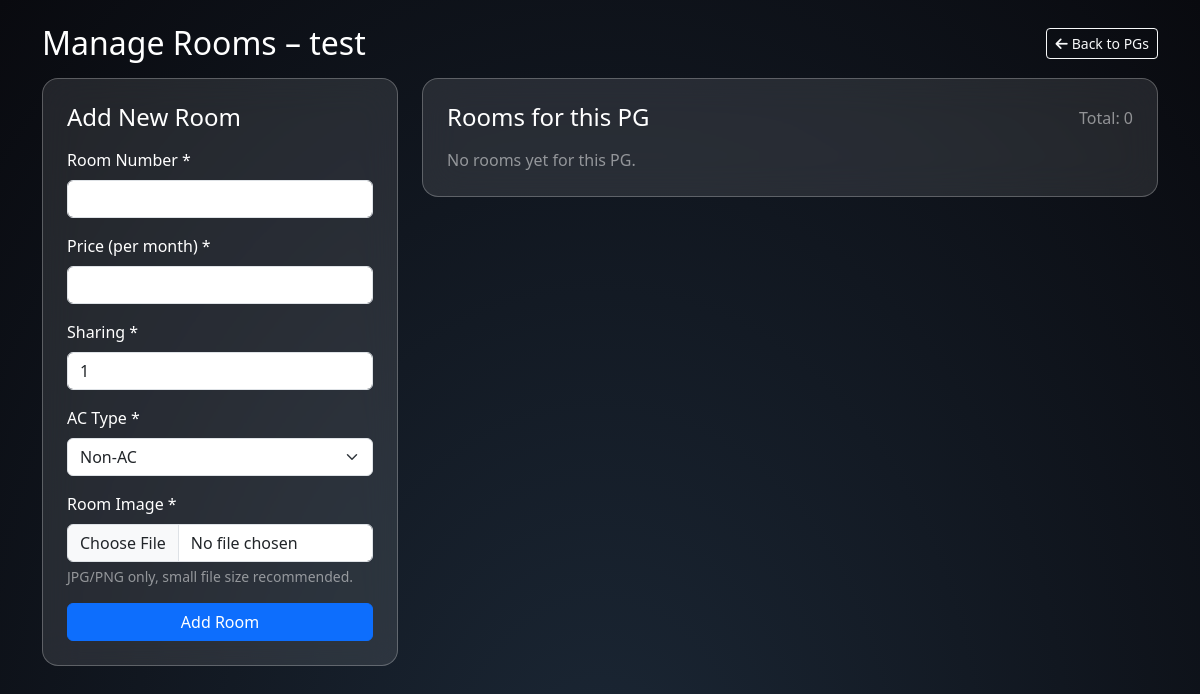
Before: /admin/pgs/2/rooms/new (signed in) with the older database file.
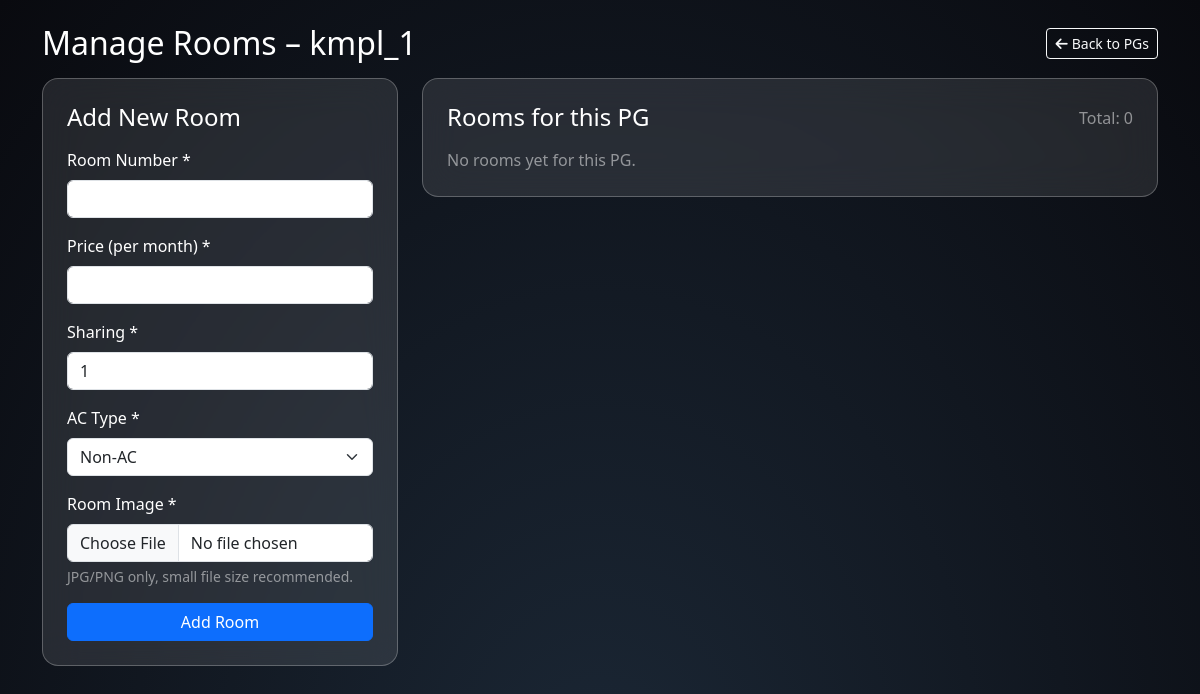
After: the same page with the newer database file.
### models.py (models this page shows)
class PG(db.Model):
    __table_args__ = {"extend_existing": True}
    id = db.Column(db.Integer, primary_key=True)
    name = db.Column(db.String(100), nullable=False)
    location = db.Column(db.String(500))
    latitude = db.Column(db.Float)
    longitude = db.Column(db.Float)
    total_rooms = db.Column(db.Integer, default=0)

### app.py (the view, shortened to what this page needs)
@app.route("/admin/pgs/<int:pg_id>/rooms/new", methods=["GET", "POST"])
@login_required
def admin_create_room(pg_id):
    if current_user.role != "admin":
        flash("Admin access only")
        return redirect("/login")
    pg = PG.query.get_or_404(pg_id)
    rooms = Room.query.filter_by(pg_id=pg.id).order_by(Room.number).all()
    return render_template("admin/room_form.html", pg=pg, rooms=rooms, room=None)

### app.py (called while the page is built)
@login_manager.user_loader
def load_user(user_id):
    return User.query.get(int(user_id))

### templates/admin/room_form.html (shortened to what the changed rows need)
<!DOCTYPE html>
<html lang="en">
<head>
  <link href="https://cdn.jsdelivr.net/npm/bootstrap@5.3/dist/css/bootstrap.min.css" rel="stylesheet">
  <link href="https://cdnjs.cloudflare.com/ajax/libs/font-awesome/6.0.0/css/all.min.css" rel="stylesheet">
</head>
<body>
  <div class="container py-4">
    <div class="d-flex justify-content-between align-items-center mb-3">
      <h2 class="mb-0">Manage Rooms – {{ pg.name }}</h2>
      <a href="{{ url_for('admin_pgs') }}" class="btn btn-outline-light btn-sm">
        <i class="fas fa-arrow-left me-1"></i>Back to PGs
      </a>
    </div>
  </div>
</body>
</html>

Changed rows visible on the page:
changed PG: name "test" → "kmpl_1"
